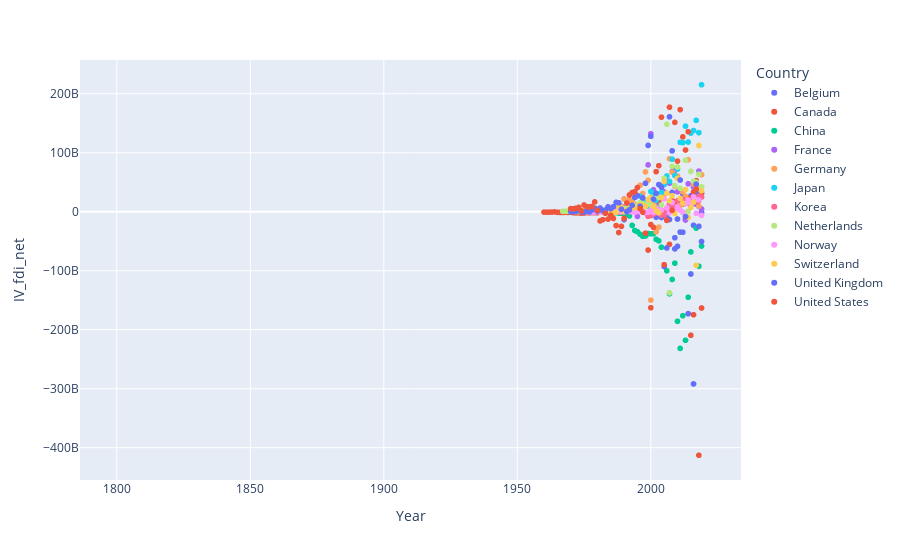

The notebook cell this image was saved under:
### Code cell
pd.options.plotting.backend = "plotly"
fdi_df.plot(x='Year', y='IV_fdi_net', color='Country', kind='scatter')

### Figure 1 — Plotly figure (JSON) as saved in the notebook; plotly's stock layout.template omitted (floating-point values rounded to 4 significant figures; data arrays with more than 128 entries replaced by an {"elided": "..."} marker saying what was removed)
{"data": [{"hovertemplate": "Country=Belgium<br>Year=%{x}<br>IV_fdi_net=%{y}<extra></extra>", "legendgroup": "Belgium", "marker": {"color": "#636efa", "symbol": "circle"}, "mode": "markers", "name": "Belgium", "showlegend": true, "type": "scattergl", "x": {"elided": "220 str values"}, "xaxis": "x", "y": {"elided": "220 int values"}, "yaxis": "y"}, {"hovertemplate": "Country=Canada<br>Year=%{x}<br>IV_fdi_net=%{y}<extra></extra>", "legendgroup": "Canada", "marker": {"color": "#EF553B", "symbol": "circle"}, "mode": "markers", "name": "Canada", "showlegend": true, "type": "scattergl", "x": {"elided": "220 str values"}, "xaxis": "x", "y": {"elided": "220 float values"}, "yaxis": "y"}, {"hovertemplate": "Country=China<br>Year=%{x}<br>IV_fdi_net=%{y}<extra></extra>", "legendgroup": "China", "marker": {"color": "#00cc96", "symbol": "circle"}, "mode": "markers", "name": "China", "showlegend": true, "type": "scattergl", "x": {"elided": "220 str values"}, "xaxis": "x", "y": {"elided": "220 int values"}, "yaxis": "y"}, {"hovertemplate": "Country=France<br>Year=%{x}<br>IV_fdi_net=%{y}<extra></extra>", "legendgroup": "France", "marker": {"color": "#ab63fa", "symbol": "circle"}, "mode": "markers", "name": "France", "showlegend": true, "type": "scattergl", "x": {"elided": "220 str values"}, "xaxis": "x", "y": {"elided": "220 float values"}, "yaxis": "y"}, {"hovertemplate": "Country=Germany<br>Year=%{x}<br>IV_fdi_net=%{y}<extra></extra>", "legendgroup": "Germany", "marker": {"color": "#FFA15A", "symbol": "circle"}, "mode": "markers", "name": "Germany", "showlegend": true, "type": "scattergl", "x": {"elided": "220 str values"}, "xaxis": "x", "y": {"elided": "220 float values"}, "yaxis": "y"}, {"hovertemplate": "Country=Japan<br>Year=%{x}<br>IV_fdi_net=%{y}<extra></extra>", "legendgroup": "Japan", "marker": {"color": "#19d3f3", "symbol": "circle"}, "mode": "markers", "name": "Japan", "showlegend": true, "type": "scattergl", "x": {"elided": "220 str values"}, "xaxis": "x", "y": {"elided": "220 int values"}, "yaxis": "y"}, {"hovertemplate": "Country=Korea<br>Year=%{x}<br>IV_fdi_net=%{y}<extra></extra>", "legendgroup": "Korea", "marker": {"color": "#FF6692", "symbol": "circle"}, "mode": "markers", "name": "Korea", "showlegend": true, "type": "scattergl", "x": {"elided": "220 str values"}, "xaxis": "x", "y": {"elided": "220 int values"}, "yaxis": "y"}, {"hovertemplate": "Country=Netherlands<br>Year=%{x}<br>IV_fdi_net=%{y}<extra></extra>", "legendgroup": "Netherlands", "marker": {"color": "#B6E880", "symbol": "circle"}, "mode": "markers", "name": "Netherlands", "showlegend": true, "type": "scattergl", "x": {"elided": "221 str values"}, "xaxis": "x", "y": {"elided": "221 float values"}, "yaxis": "y"}, {"hovertemplate": "Country=Norway<br>Year=%{x}<br>IV_fdi_net=%{y}<extra></extra>", "legendgroup": "Norway", "marker": {"color": "#FF97FF", "symbol": "circle"}, "mode": "markers", "name": "Norway", "showlegend": true, "type": "scattergl", "x": {"elided": "220 str values"}, "xaxis": "x", "y": {"elided": "220 float values"}, "yaxis": "y"}, {"hovertemplate": "Country=Switzerland<br>Year=%{x}<br>IV_fdi_net=%{y}<extra></extra>", "legendgroup": "Switzerland", "marker": {"color": "#FECB52", "symbol": "circle"}, "mode": "markers", "name": "Switzerland", "showlegend": true, "type": "scattergl", "x": {"elided": "220 str values"}, "xaxis": "x", "y": {"elided": "220 float values"}, "yaxis": "y"}, {"hovertemplate": "Country=United Kingdom<br>Year=%{x}<br>IV_fdi_net=%{y}<extra></extra>", "legendgroup": "United Kingdom", "marker": {"color": "#636efa", "symbol": "circle"}, "mode": "markers", "name": "United Kingdom", "showlegend": true, "type": "scattergl", "x": {"elided": "220 str values"}, "xaxis": "x", "y": {"elided": "220 float values"}, "yaxis": "y"}, {"hovertemplate": "Country=United States<br>Year=%{x}<br>IV_fdi_net=%{y}<extra></extra>", "legendgroup": "United States", "marker": {"color": "#EF553B", "symbol": "circle"}, "mode": "markers", "name": "United States", "showlegend": true, "type": "scattergl", "x": {"elided": "220 str values"}, "xaxis": "x", "y": {"elided": "220 int values"}, "yaxis": "y"}], "layout": {"legend": {"title": {"text": "Country"}, "tracegroupgap": 0}, "margin": {"t": 60}, "xaxis": {"anchor": "y", "domain": [0, 1], "title": {"text": "Year"}}, "yaxis": {"anchor": "x", "domain": [0, 1], "title": {"text": "IV_fdi_net"}}}}
